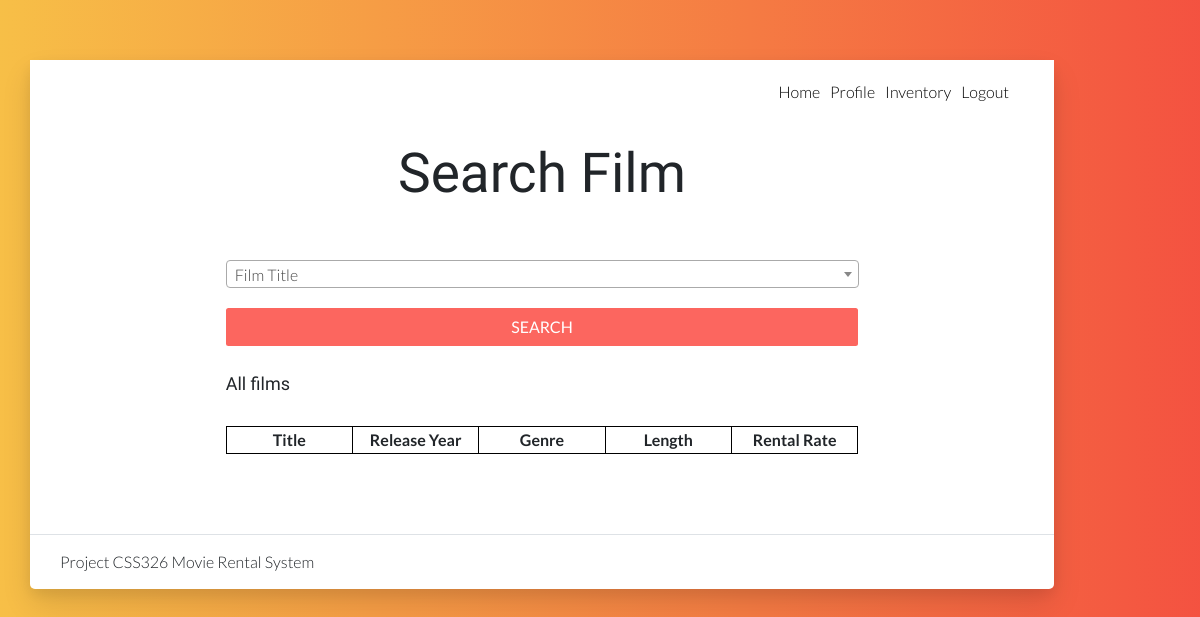
/home.php, run on an earlier commit of the app's database.
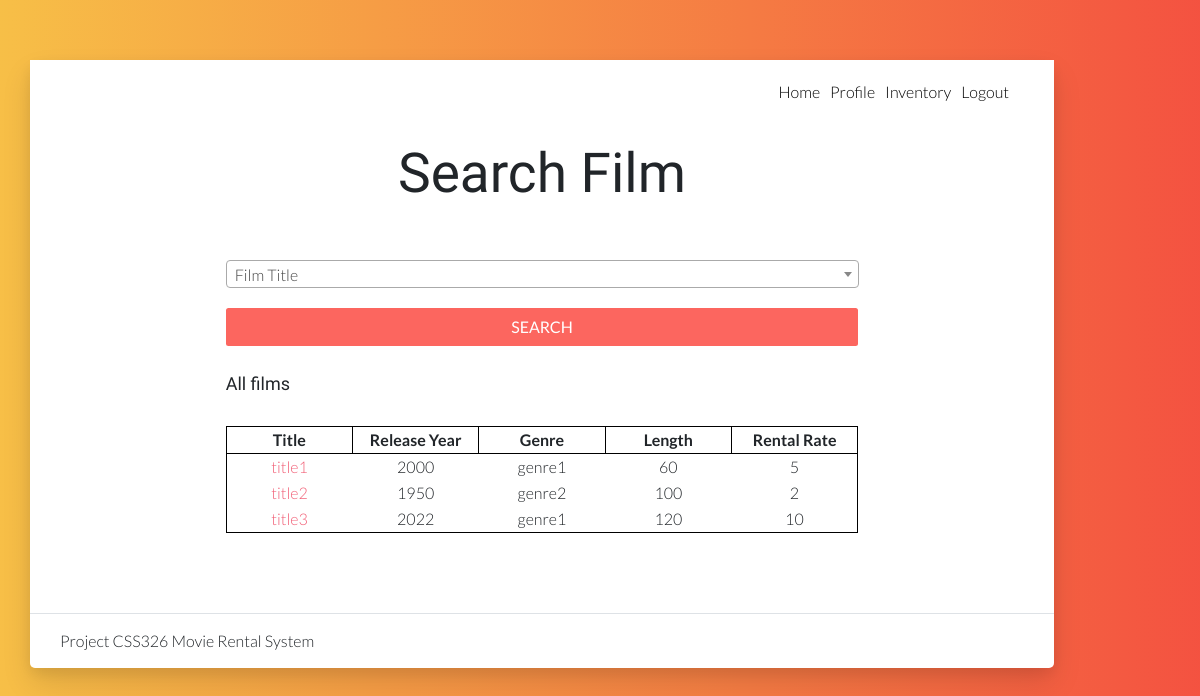
And on a later commit of the database.
### tables this page shows
CREATE TABLE `film_genre` (
  `genre_id` int(10) NOT NULL,
  `film_id` int(10) NOT NULL,
  `genre_name` varchar(25) NOT NULL
);

CREATE TABLE `film` (
  `film_id` int(10) NOT NULL,
  `inventory_id` int(10) NOT NULL,
  `title` varchar(25) NOT NULL,
  `release_year` int(4) NOT NULL,
  `rental_duration` int(10) NOT NULL,
  `rental_rate` int(4) NOT NULL,
  `length` int(3) NOT NULL,
  `rating` int(1) NOT NULL,
  `replacement_cost` int(4) NOT NULL,
  `detail` varchar(255) NOT NULL
);

### home.php (the view, shortened to what this page needs)
<?php require_once('connect.php');
?>
<!DOCTYPE html>
<html lang="en">
<head>
    <link rel="stylesheet" href="vendor/bootstrap/bootstrap.min.css">
    <link rel="stylesheet" href="vendor/select2/select2.min.css">
    <link rel="stylesheet" href="vendor/owlcarousel/owl.carousel.min.css">
    <link rel="stylesheet" href="vendor/lightcase/lightcase.css">
    <link rel="stylesheet" href="css/style.min.css">
    <link rel="stylesheet" href="https://cdn.linearicons.com/free/1.0.0/icon-font.min.css">
    <link href="https://file.myfontastic.com/7vRKgqrN3iFEnLHuqYhYuL/icons.css" rel="stylesheet">
</head>
<body data-spy="scroll" data-target="#navbar-nav-header" class="static-layout">
    <div class="boxed-page">
        <nav id="gtco-header-navbar" class="navbar navbar-expand-lg py-4">
            <div class="container">
                <div class="collapse navbar-collapse" id="navbar-nav-header">
                    <ul class="navbar-nav ml-auto">
                        <li class="nav-item">
                            <a class="nav-link" href="home.php">Home</a>
                        </li>
                        <li class="nav-item">
                            <a class="nav-link" href="profile.php">Profile</a>
                        </li>
                        <?php if (!isset($admin_id)) : ?>
                            <li class="nav-item">
                                <a class="nav-link" href="inventory.php">Inventory</a>
                            </li>
                        <?php endif ?>
                        <li class="nav-item">
                            <a class="nav-link" href="logout.php">Logout</a>
                        </li>
                    </ul>
                </div>
            </div>
        </nav>
        <section id="gtco-contact-form" class="bg-white">
            <div class="container">
                <div class="section-content">
                    <div class="title-wrap">
                        <h1 class="display-2 mb-4">Search Film</h1><br>
                    </div>
                    <div class="row">
                        <div class="col-md-8 offset-md-2 contact-form-holder mt-4">
                            <form method="post" name="login-form" action="">
                                <div class="row">
                                    <div class="col-md-12 form-input">
                                    </div>
                                    <br>
                                    <br>
                                    <div class="col-md-12 form-btn text-center">
                                        <input class="btn btn-block btn-secondary btn-red" type="submit" name="submit" value="SEARCH">
                                    </div>
                                </div>
                                <br>
                                <h5>All films</h5>
                                <br>
                                <table style="text-align: center; border-collapse: collapse; border: 1px solid black; table-layout: fixed; width: 100%;">
                                    <tr>
                                        <th style="border: 1px solid black">Title</th>
                                        <th style="border: 1px solid black">Release Year</th>
                                        <th style="border: 1px solid black">Genre</th>
                                        <th style="border: 1px solid black">Length</th>
                                        <th style="border: 1px solid black">Rental Rate</th>
                                    </tr>
                                    <?php
                                    $q = "SELECT * FROM film,film_genre WHERE film.film_id=film_genre.film_id ";
                                    $result = $mysqli->query($q);
                                    while ($row = $result->fetch_array()) { ?>
                                        <tr>
                                            <td><a href='film.php?title=<?= $row['title'] ?>'><?= $row['title'] ?></a></td>
                                            <td><?= $row['release_year'] ?> </td>
                                            <td><?= $row['genre_name'] ?></td>
                                            <td><?= $row['length'] ?></td>
                                            <td><?= $row['rental_rate'] ?></td>
                                        </tr>
                                    <?php } ?>
                                </table>
                            </form>
                        </div>
                    </div>
                </div>
            </div>
        </section>
        <footer class="mastfoot mb-3 bg-white py-4 border-top">
            <div class="inner container">
                <div class="row">
                    <div class="col-md-6 d-flex align-items-center justify-content-md-start justify-content-center">
                        <p class="mb-0">Project CSS326 Movie Rental System</p>
                    </div>
                </div>
            </div>
        </footer>
    </div>
</body>
</html>

What changed in the data, as far as the page shows it:
added film_genre: film.title "title1", film.release_year "2000", genre_name "genre1", film.length "60", film.rental_rate "5"
added film_genre: film.title "title2", film.release_year "1950", genre_name "genre2", film.length "100", film.rental_rate "2"
added film_genre: film.title "title3", film.release_year "2022", genre_name "genre1", film.length "120", film.rental_rate "10"
